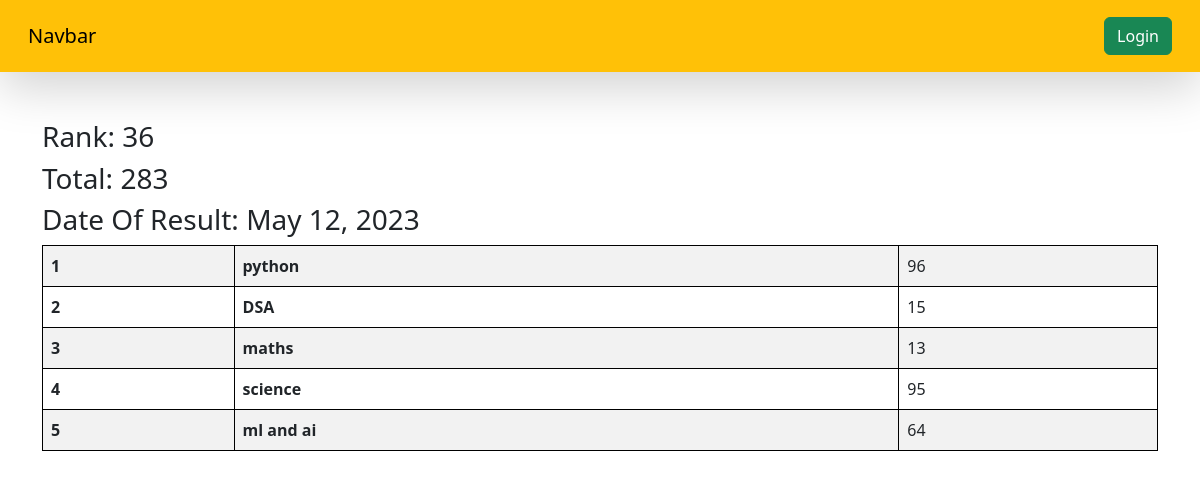
Page /check-the-marks/STD-0706/ on the committed database.
### vege/models.py (models this page shows, shortened)
class SubjectMarks(models.Model):
    student = models.ForeignKey(Student,related_name='studentmarks',on_delete=models.CASCADE)
    subject = models.ForeignKey(Subject,on_delete=models.CASCADE)
    marks = models.IntegerField()
    class Meta:
        unique_together = ['student','subject']

class Student(models.Model):
    department = models.ForeignKey(Department ,related_name="depart",on_delete=models.CASCADE)
    student_id = models.OneToOneField(StudentID,related_name="studentid",on_delete=models.CASCADE)
    student_name = models.CharField(max_length=100)
    student_email = models.EmailField(unique=True)
    student_age =models.IntegerField(default=18)
    student_address = models.TextField()
    class Meta:
        ordering = ['student_name']
        verbose_name = 'student'

class ReportCard(models.Model):
    student = models.ForeignKey(Student,related_name='studentreportcard',on_delete=models.CASCADE)
    student_rank = models.IntegerField()
    date_of_report_card_generation = models.DateField(auto_now_add=True)
    class Meta:
        unique_together = ['student_rank','date_of_report_card_generation']

class Subject(models.Model):
    subject_name  = models.CharField(max_length=100)

### vege/views.py (the view)
# urls.py: path('check-the-marks/<student_id>/',see_marks,name='see_marks'),
def see_marks(request,student_id):
    queryset = SubjectMarks.objects.filter(student__student_id__student_id=student_id)
    total_marks= queryset.aggregate(total_marks = Sum('marks'))
    return render(request,'report/see_marks.html',{'queryset':queryset,'total_marks':total_marks})

### vege/templates/report/see_marks.html
{% extends "base.html" %}
{% block content %}
<div class="container mt-5">
    <h3>Rank: {{queryset.first.student.studentreportcard.first.student_rank}}</h3>
    <h3>Total: {{total_marks.total_marks}} </h3>
    <h3>Date Of Result: {{queryset.first.student.studentreportcard.first.date_of_report_card_generation}}</h3>
    <table class="table table-striped">
        <tbody>
            {% for marks in queryset %}
          <tr>
            <th scope="row">{{forloop.counter}}</th>
            <td>
                <b> {{marks.subject.subject_name}} </b>
            </td>
            <td>{{marks.marks}}</td>
          </tr>
          {% endfor %}
        </tbody>
    </table>
</div>
{% endblock %}

### firstapp/templates/base.html (style rules this page uses)
table, th, td { border:1px solid black; }

### rows in the picture
SubjectMarks: first.student.studentreportcard.first.student_rank "36", first.student.studentreportcard.first.date_of_report_card_generation "May 12, 2023", subject.subject_name "python", marks "96"
SubjectMarks: subject.subject_name "DSA", marks "15"
SubjectMarks: subject.subject_name "maths", marks "13"
SubjectMarks: subject.subject_name "science", marks "95"
SubjectMarks: subject.subject_name "ml and ai", marks "64"

### other values in the picture
{{ total_marks.total_marks }} "283"
